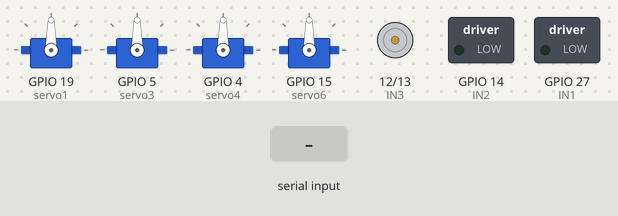
Bench run of a sketch on a simulated ESP32. Parts: 4 × servo, motor-driver pin pairs drawn as motors (green arrow = first pin HIGH = forward, orange = second pin HIGH = backward, longer = more drive), switched loads named in the sketch (green lamp = pin HIGH). Inputs (shaded band) come from the test bench.

Above: at 1.2 s.
1.3 s: "b90\n" received over Serial
At 2.0 s:
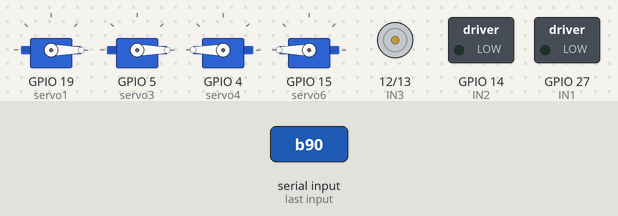
2.8 s: "l90\n" received over Serial
At 3.2 s:
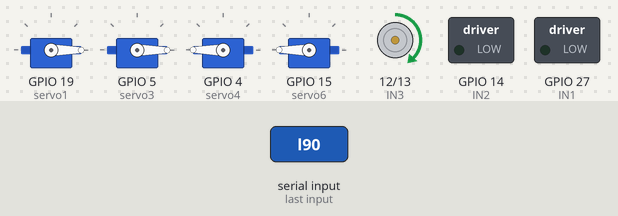
4.3 s: "a90\n" received over Serial
At 5.5 s:
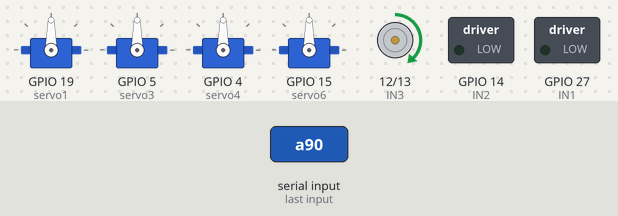
5.8 s: "c90\n" received over Serial
At 6.7 s:
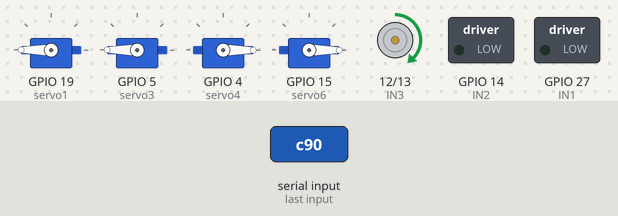
7.3 s: "a,45\n" received over Serial
At 7.8 s:
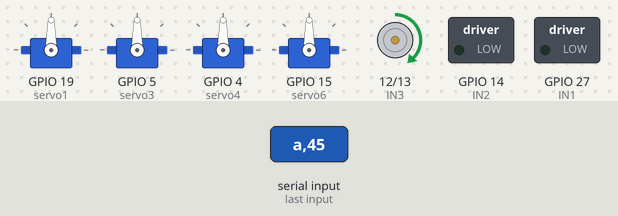
8.8 s: "b,45\n" received over Serial
At 10.2 s:
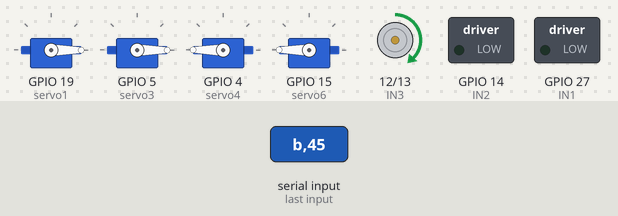
Timing chart, 0 to 11.3 s (numbered marks = the images above; inputs shaded):
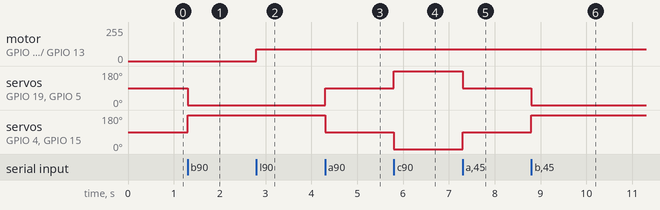

The sketch:

ardu_code.ino
```cpp
#include <ESP32Servo.h>

int mensaje;

//motores
int IN1 = 27;
int IN2 = 14;
int IN3 = 12;
int IN4 = 13;

//servos
Servo s1;
Servo s3;
Servo s4;
Servo s6;

int servo1 = 19;
int servo3 = 5;
int servo4 = 4;
int servo6 = 15;


void setup() {

  pinMode(IN1, OUTPUT);
  pinMode(IN2, OUTPUT);
  pinMode(IN3, OUTPUT);
  pinMode(IN4, OUTPUT);

  s1.attach(servo1);
  s3.attach(servo3);
  s4.attach(servo4);
  s6.attach(servo6);

  Serial.begin(115200);
}

int limitToMaxValue(int value, int maxValue) {
  if (value > maxValue) {
    return maxValue;
  } else {
    return value;
  }
}

void loop() {
  int speedLeft = 0;
  int speedRight = 0;
  mensaje = Serial.read();

  if (Serial.available() > 0) {
    String data = Serial.readStringUntil('\n');

    if (data.startsWith("l")) {
      speedLeft = data.substring(1, data.indexOf("r")).toInt();
      speedRight = data.substring(data.indexOf("r") + 1).toInt();

      // Set rigth motor direction and speed
      if (speedRight > 0) {
        digitalWrite(IN2, LOW);
        analogWrite(IN1, abs(limitToMaxValue(speedRight, 250)));
      } else {
        digitalWrite(IN1, LOW);
        analogWrite(IN2, abs(limitToMaxValue(speedRight, 250)));
      }

      if (speedRight == 0) {
        digitalWrite(IN2, LOW);
        analogWrite(IN1, LOW);
      }

      // Set left motor direction and speed
      if (speedLeft > 0) {
        digitalWrite(IN4, LOW);
        analogWrite(IN3, abs(limitToMaxValue(speedLeft, 250)));
      } else {
        digitalWrite(IN3, LOW);
        analogWrite(IN4, abs(limitToMaxValue(speedLeft, 250)));
      }

      if (speedLeft == 0) {
        digitalWrite(IN4, LOW);
        analogWrite(IN3, LOW);
      }

    }
    //Recto
  if(mensaje == 'a'){
    s1.write(90);
    s3.write(90);
    s4.write(90);
    s6.write(90);
  }
    //Arco abierto a la izquierda
  if(mensaje == 'b'){
    s1.write(0);
    s3.write(0);
    s4.write(180);
    s6.write(180);
  }

    //Arco abierto a la derecha
  if(mensaje == 'c'){
    s1.write(180);
    s3.write(180);
    s4.write(0);
    s6.write(0);
  }

  }
}
```

Measured:
- after the input at 1.3 s, servo on GPIO 19 (servo1), servo on GPIO 5 (servo3): 90° → 0° at once; servo on GPIO 4 (servo4), servo on GPIO 15 (servo6): 90° → 180° at once
- after the input at 2.8 s, motor on GPIO 12 (IN3) / GPIO 13 (IN4): stopped → forward 90/255 at once
- after the input at 4.3 s, servo on GPIO 19 (servo1), servo on GPIO 5 (servo3): 0° → 90° at once; servo on GPIO 4 (servo4), servo on GPIO 15 (servo6): 180° → 90° at once
- after the input at 5.8 s, servo on GPIO 19 (servo1), servo on GPIO 5 (servo3): 90° → 180° at once; servo on GPIO 4 (servo4), servo on GPIO 15 (servo6): 90° → 0° at once
- after the input at 7.3 s, servo on GPIO 19 (servo1), servo on GPIO 5 (servo3): 180° → 90° at once; servo on GPIO 4 (servo4), servo on GPIO 15 (servo6): 0° → 90° at once
- after the input at 8.8 s, servo on GPIO 19 (servo1), servo on GPIO 5 (servo3): 90° → 0° at once; servo on GPIO 4 (servo4), servo on GPIO 15 (servo6): 90° → 180° at once
